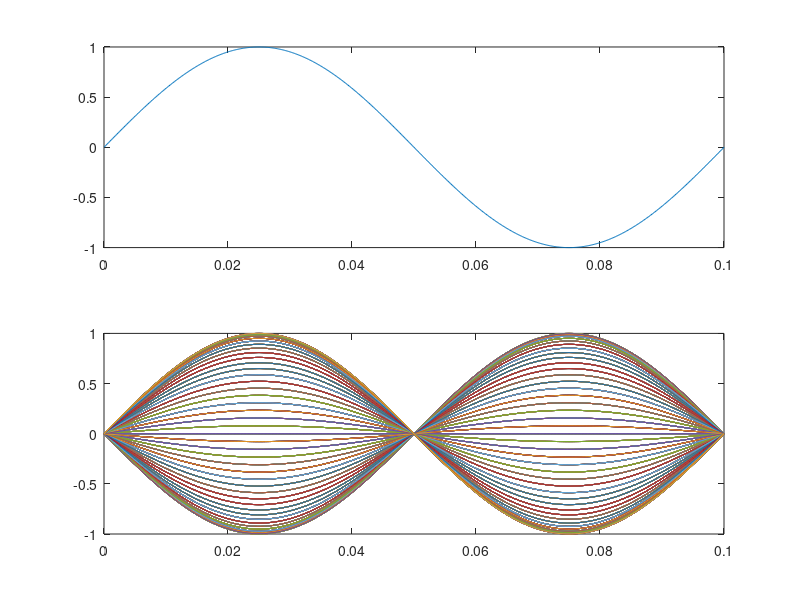

This figure's MATLAB source: (Note: this script raises an error after producing the figure.)
Fs = 8000; % Sampling rate is 8000 samples per second.
Fc = 300; % Carrier frequency in Hz
t = [0:.1*Fs]'/Fs; % Sampling times for .1 second
x = sin(20*pi*t); % Representation of the signal
y = ammod(x,Fc,Fs); % Modulate x to produce y.
figure;
subplot(2,1,1); plot(t,x); % Plot x on top.
subplot(2,1,2); plot(t,y)% Plot y below.



% Prepare to sample a signal for two seconds,at a rate of 100 samples per second.
Fs = 100; % Sampling rate
t = [0:2*Fs+1]'/Fs; % Time points for sampling

% Create the signal, a sum of sinusoids.
x = sin(2*pi*t) + sin(4*pi*t);

Fc = 10; % Carrier frequency in modulation
phasedev = pi/2; % Phase deviation for phase modulation
y = pmmod(x,Fc,Fs,phasedev); % Modulate.
y = awgn(y,10,'measured',103); % Add noise.
z = pmdemod(y,Fc,Fs,phasedev); % Demodulate.

% Plot the original and recovered signals.
figure; plot(t,x,'k-',t,z,'g-');
legend('Original signal','Recovered signal');
